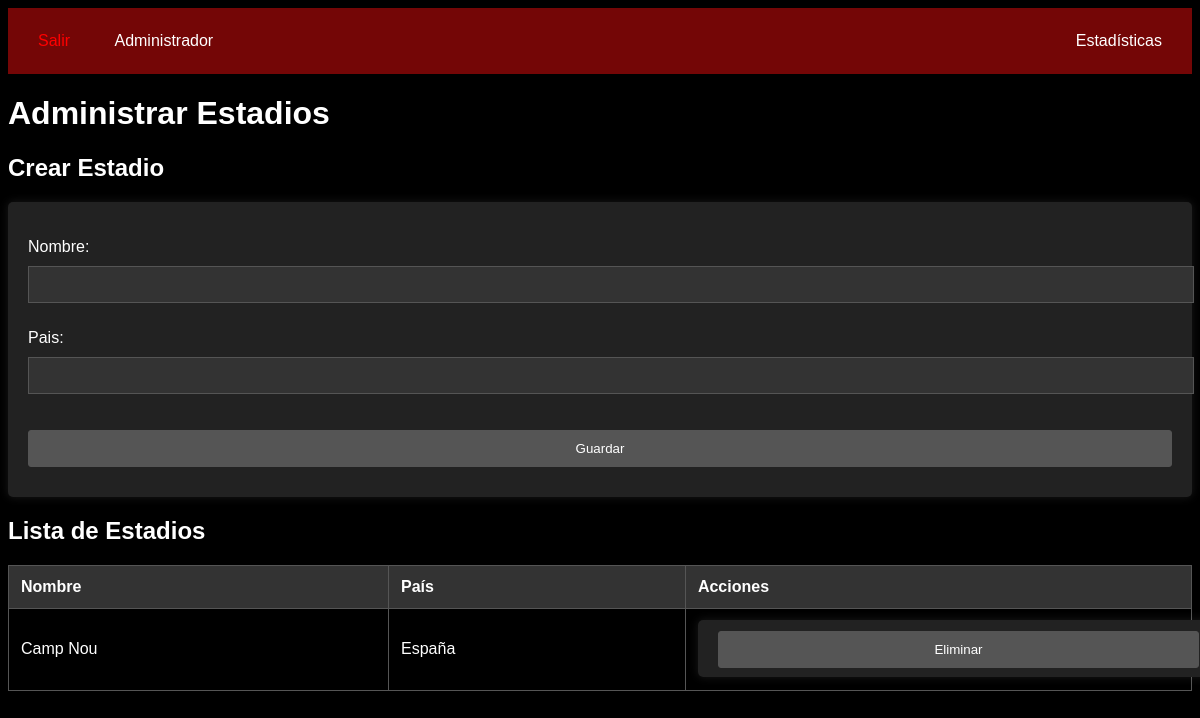
/adminEstadios/ (signed in), run on an earlier commit of the app's database.
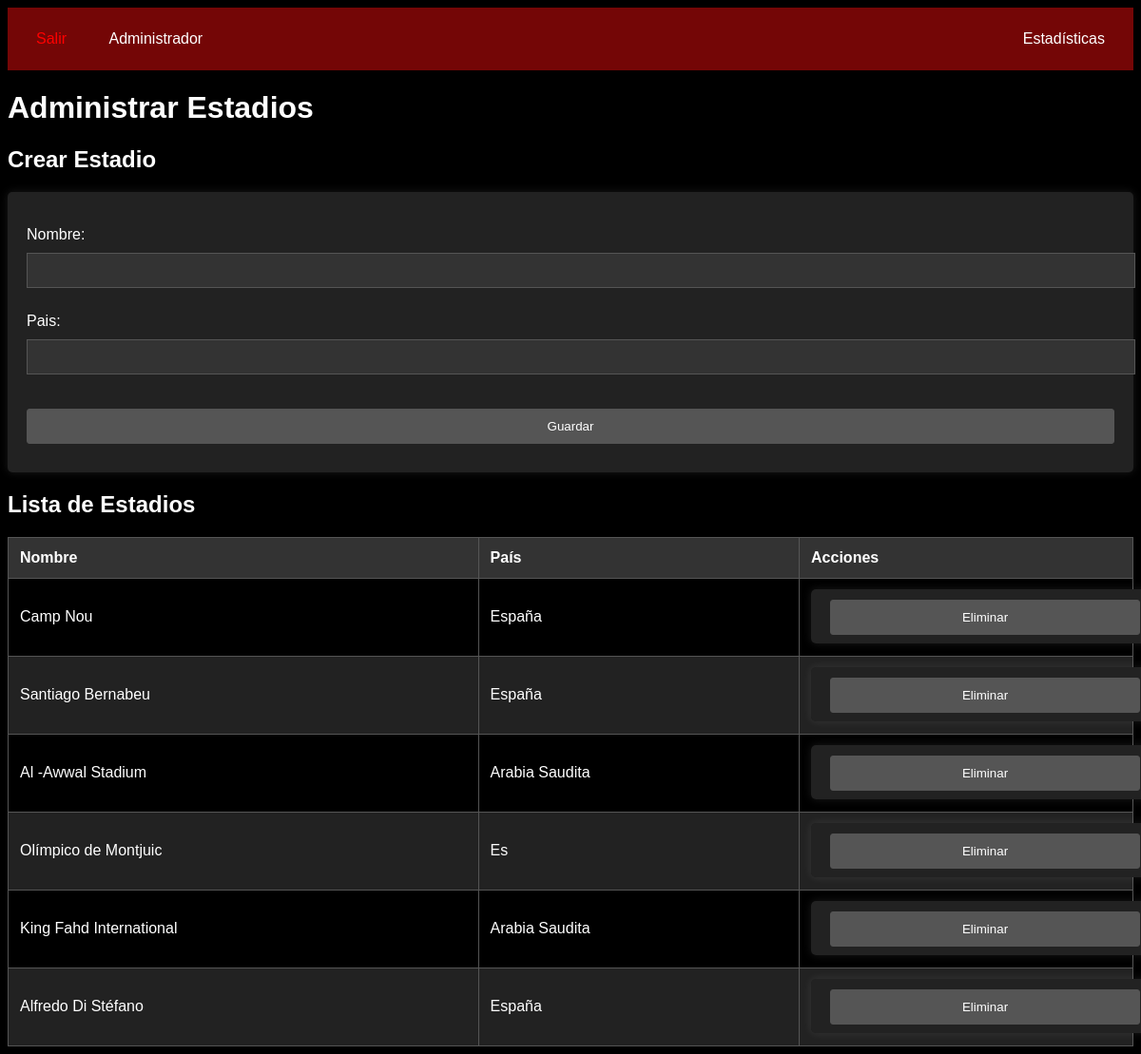
And on a later commit of the database.
### log/models.py (models this page shows, shortened)
class Estadio(models.Model):
    nombre = models.CharField(max_length=50)
    pais = models.CharField(max_length=50)

### log/views.py (the view)
# urls.py: path('adminEstadios/', views.adminEstadios, name='adminEstadios'),
@login_required
def adminEstadios(request):
    if request.method == 'POST':
        if 'id' in request.POST and request.POST['action'] == 'edit':
            estadio = get_object_or_404(Estadio, pk=request.POST['id'])
            form = EstadioForm(request.POST, instance=estadio)
            if form.is_valid():
                form.save()
                return redirect('adminEstadios')
        elif 'id' in request.POST and request.POST['action'] == 'delete':
            estadio = get_object_or_404(Estadio, pk=request.POST['id'])
            estadio.delete()
            return redirect('adminEstadios')
        else:
            form = EstadioForm(request.POST)
            if form.is_valid():
                form.save()
                return redirect('adminEstadios')
    else:
        form = EstadioForm()
    estadios = Estadio.objects.all()
    context = {'form': form, 'estadios': estadios}
    return render(request, 'log/adminEstadios.html', context)

### log/forms.py
class EstadioForm(ModelForm):
    class Meta:
        model = Estadio
        fields = ['nombre', 'pais']

### log/templates/log/adminEstadios.html (shortened to what this page needs)
{% extends 'log/base.html' %}
{% load static %}
{% block head %}
<link rel="stylesheet" href="{% static 'log/styles/adminJugadores.css' %}">
{% endblock %}
{% block main %}
    <h1>Administrar Estadios</h1>
    <h2>Crear Estadio</h2>
    <form action="" method="post">
        {{ form.as_p }}
        <button type="submit">Guardar</button>
    </form>
    <h2>Lista de Estadios</h2>
    <table>
        <thead>
            <tr>
                <th>Nombre</th>
                <th>País</th>
                <th>Acciones</th>
            </tr>
        </thead>
        <tbody>
            {% for estadio in estadios %}
                <tr>
                    <td>{{ estadio.nombre }}</td>
                    <td>{{ estadio.pais }}</td>
                    <td>
                        <form action="" method="post" style="display:inline;">
                            <button type="submit">Eliminar</button>
                        </form>
                    </td>
                </tr>
            {% endfor %}
        </tbody>
    </table>
{% endblock %}

### log/templates/log/base.html (shortened to what this page needs)
{% load static %}
<!DOCTYPE html>
<html lang="es">
<head>
    <link rel="stylesheet" href="{% static 'log/styles/base.css' %}">
    {% block head %}
    {% endblock %}
</head>
<body>
<header>
    <div class="navbar">
        <div class="navbar-left">
            {% if request.user.is_authenticated %}
            <a href="{% url 'salir' %}" style="color: red;">Salir</a>
            {% endif %}
            <a href="{% url 'administrador' %}">Administrador</a>
        </div>
        <div class="navbar-right">
            <a href="{% url 'estadisticas' %}">Estadísticas</a>
        </div>
    </div>
</header>
<main>
{% block main %}
{% endblock %}
</main>
</body>
</html>

### log/static/log/styles/base.css (style rules this page uses)
body { background-color: black; color: white; }
.navbar { display: flex; justify-content: space-between; align-items: center; padding: 10px; background-color: #740606; }
.navbar a { color: white; text-decoration: none; padding: 14px 20px; }
.navbar-left { flex: 1; }
.navbar-right { display: flex; gap: 10px; }

### log/static/log/styles/adminJugadores.css (style rules this page uses)
body { font-family: Arial, sans-serif; margin: 50; padding: 0; background-color: #000; color: #fff; }
.navbar { padding: 10px; display: flex; justify-content: space-between; align-items: center; }
h1, h2 { color: #fff; }
form { background-color: #222; padding: 20px; border-radius: 5px; box-shadow: 0 0 10px rgba(255, 255, 255, 0.1); }
form input, form button { width: 100%; padding: 10px; margin: 10px 0; border: 1px solid #555; background-color: #333; color: #fff; }
form button { background-color: #555; cursor: pointer; }
table { width: 100%; border-collapse: collapse; margin-top: 20px; }
table, th, td { border: 1px solid #555; }
th, td { padding: 12px; text-align: left; color: #fff; }
th { background-color: #333; }
tr:nth-child(even) { background-color: #222; }
button { padding: 10px 20px; margin: 5px; border: none; border-radius: 3px; background-color: #555; color: #fff; cursor: pointer; }

What changed in the data, as far as the page shows it:
added Estadio: nombre "Santiago Bernabeu", pais "España"
added Estadio: nombre "Al -Awwal Stadium", pais "Arabia Saudita"
added Estadio: nombre "Olímpico de Montjuic", pais "Es"
added Estadio: nombre "King Fahd International", pais "Arabia Saudita"
added Estadio: nombre "Alfredo Di Stéfano", pais "España"
